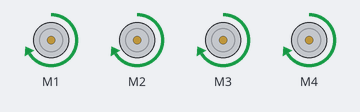
Bench run of a sketch on a simulated Arduino Uno, built with avr-gcc and run on an emulated ATmega328P. Shown: 4 × DC motor (green arrow = forward, orange = backward, longer = faster).

Above: at 1.5 s.
At 7.5 s:
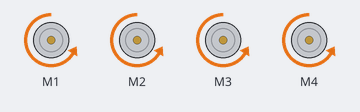
At 10.5 s:
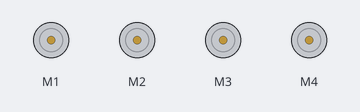
Timing chart, 0 to 15.6 s (numbered marks = the images above):
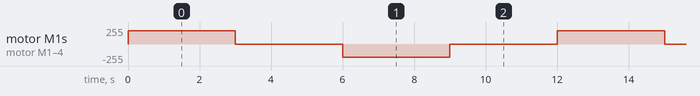

The sketch:

02.1_Testing_TT_Motor.ino
```cpp
/**********************************************************************
  Product     : Cokoino 4WD Car chassis kit
  Auther      : www.cokoino.com
  Modification: 2022/07/01
**********************************************************************/

#include <AFMotor.h>
 AF_DCMotor motor1(1);//define motor1
 AF_DCMotor motor2(2);//define motor2
 AF_DCMotor motor3(3);//define motor3
 AF_DCMotor motor4(4);//define motor4

void setup()
{
  //Set initial speed of the motor & stop
   motor1.setSpeed(200);//setup the speed of motor1
   motor2.setSpeed(200);//setup the speed of motor2
   motor3.setSpeed(200);//setup the speed of motor3
   motor4.setSpeed(200);//setup the speed of motor4

}

void loop()
{
  motor1.run(FORWARD);// motor1 run FORWARD
  motor2.run(FORWARD);
  motor3.run(FORWARD);
  motor4.run(FORWARD);
  delay(3000);
  motor1.run(RELEASE);// motor1 stop run
  motor2.run(RELEASE);
  motor3.run(RELEASE);
  motor4.run(RELEASE);
  delay(3000);
  motor1.run(BACKWARD);//motor1 run BACKWARD
  motor2.run(BACKWARD);
  motor3.run(BACKWARD);
  motor4.run(BACKWARD);
  delay(3000);
  motor1.run(RELEASE);
  motor2.run(RELEASE);
  motor3.run(RELEASE);
  motor4.run(RELEASE);
   delay(3000);
}
```

Measured:
- by itself, motor M1–4: repeats every 12.0 s: stopped 3.0 s, backward 200/255 3.0 s, stopped 3.0 s, forward 200/255 3.0 s
